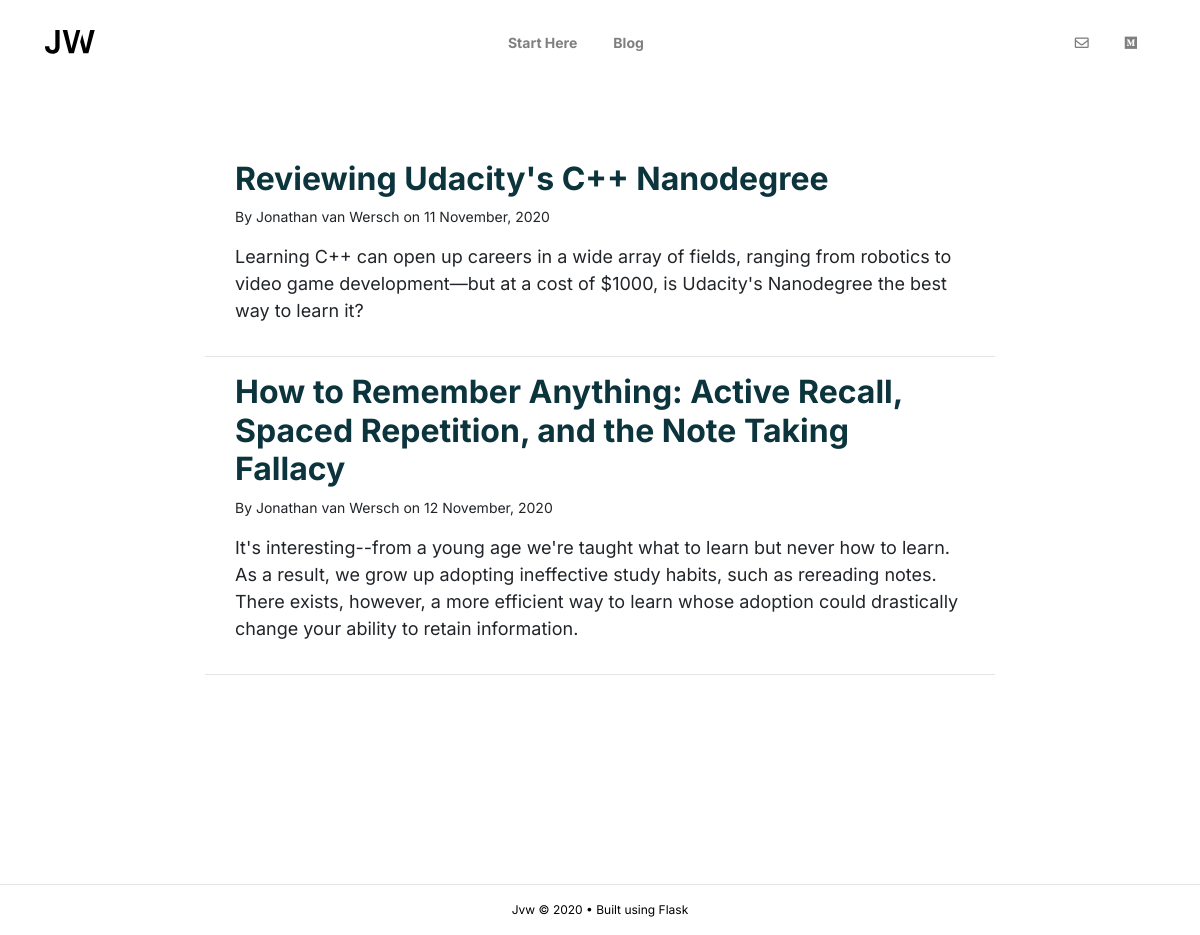
Page /blog on the committed database.
### flaskblog/models.py (models this page shows, shortened)
class Post(db.Model):
    id = db.Column(db.Integer, primary_key=True)
    title = db.Column(db.String(100), nullable=False)
    url_title = db.Column(db.String(100), nullable=False)
    date_posted = db.Column(db.DateTime, nullable=False, default=datetime.utcnow)
    author = db.Column(db.String(100), nullable=False)
    summary = db.Column(db.Text, nullable=False)
    content = db.Column(db.Text, nullable=False)
    image = db.Column(db.String(1000), nullable=False)

### flaskblog/routes.py (the view)
@app.route("/blog")
def blog():
    post = Post.query.all()
    return render_template('blog.html', title = 'Blog', post=post)

### flaskblog/templates/blog.html (shortened to what this page needs)
{% extends "layout.html" %}
{% block content %}
{% for post in post %}
<div class="row">
    <div class="col-lg-2"></div>
        <div class="col-lg-8">
        <a class="block" href="/blog/{{ post.id }}/{{ post.url_title }}">
            <article class="media content-section">
                <div class="media-body">
                    <div class="article-metadata">
                        <a class="article-title" href="/blog/{{ post.id }}/{{ post.url_title }}"><h2 class="article-title">{{ post.title }}</h2></a>
                        <p class="mr-2">By Jonathan van Wersch on {{ post.date_posted.strftime("%d %B, %Y") }}</p>
                    </div>
                    <p class="article-content">{{ post.summary|safe }}</p>
                </div>
            </article>
        </a>
        </div>
        <div class="col-lg-2"></div>
        <hr class="col-lg-8 solid">
    </div>
{% endfor %}
{% endblock content %}

### flaskblog/templates/layout.html (shortened to what this page needs)
<!DOCTYPE html>
<html>
<head>
    <meta name="viewport" content="width=device-width, initial-scale=1, shrink-to-fit=no">    <link rel="stylesheet" type="text/css" href="{{ url_for('static', filename='main.css') }}">
     <link rel="stylesheet" href="https://cdn.jsdelivr.net/npm/bootstrap@4.5.3/dist/css/bootstrap.min.css"
>
    <link rel="stylesheet" href="https://cdnjs.cloudflare.com/ajax/libs/font-awesome/5.15.1/css/all.min.css"
 />
    <link rel="stylesheet" href="">
</head>
<body>
    <header class="site-header">
        <nav class="navbar fixed-top navbar-light navbar-expand-md justify-content-center"
            style="background-color: #ffffff;">
            <div class="container">
                <a class="navbar-brand mr-0" href="/">
                    <img src="/static/logo_jvw.svg" class="logo img-responsive" width="50" height="58" alt="">
                </a>
                <div class="navbar-collapse collapse justify-content-between align-items-center w-100"
                    id="navbarToggle">
                    <ul class="navbar-nav mx-auto text-center">
                        <li class="nav-item">
                            <a class="nav-link" style= "font-weight: bold" href="/">Start Here</a>
                        </li>
                        <li class="nav-item">
                            <a class="nav-link" style = "font-weight: bold" href="/blog">Blog</a>
                        </li>
                    </ul>
                    <ul class="nav navbar-nav flex-row justify-content-center flex-nowrap">
                        <li class="nav-item">
                            <a class="nav-link" href="mailto:jonathanvwersch@gmail.com">
                                <i class="far fa-envelope fa-1x"></i></a>
                        </li>
                        <li class="nav-item">
                            <a class="nav-link" href="https://medium.com/@jonathanvwersch">
                                <i class="fab fa-medium fa-1x"></i></a>
                        </li>
                    </ul>
                </div>
            </div>
        </nav>
    </header>
    <main role="main" class="container">
        {% block content %}{% endblock %}
    </main>
    <br>
    <br>
    <br>
    <br>
    <br>
    <br>
    <footer>
        <hr class="solid">
        <p style="font-size: 12px";>Jvw &copy
            <script>document.write(new Date().getFullYear());</script> • Built using Flask</p>
    </footer>
</body>
</html>

### flaskblog/static/main.css (style rules this page uses)
body { background: #ffffff!important; font-family: 'Inter', sans-serif !important; position: relative; padding-bottom: 100px; min-height: 100vh; }
main.container { padding-top: 10em; }
a.nav-link { font-size: 14px; }
.nav-item { padding-left: 10px; padding-right: 10px; }
footer { position: absolute; background-color: #ffffff; text-align: center; color: black; bottom: 0; left: 0; width: 100%; }
ul { list-style: none; padding-left: 0; }
h1, h2, h3, h4, h5, h6 { color: #0C343D; font-weight: bold!important; }
h2 { font-size: 32px!important; }
li { font-size: 14px; }
p { font-size: 14px; }
p.article-content { font-size: 18px; }
::placeholder { color: black; }

### rows in the picture
Post: title "Reviewing Udacity's C++ Nanodegree", date_posted "11 November, 2020", summary "Learning C++ can open up careers in a wide array of fields, ranging from robotics to video game development—but at a cost of $1000, is Udacity's Nanodegree the best way to learn it?"
Post: title "How to Remember Anything: Active Recall, Spaced Repetition, and the Note Taking Fallacy", date_posted "12 November, 2020", summary "It's interesting--from a young age we're taught what to learn but never how to learn. As a result, we grow up adopting ineffective study habits, such as rereading notes. There exists, however, a more efficient way to learn whose adoption could drastically change your ability to retain information."
